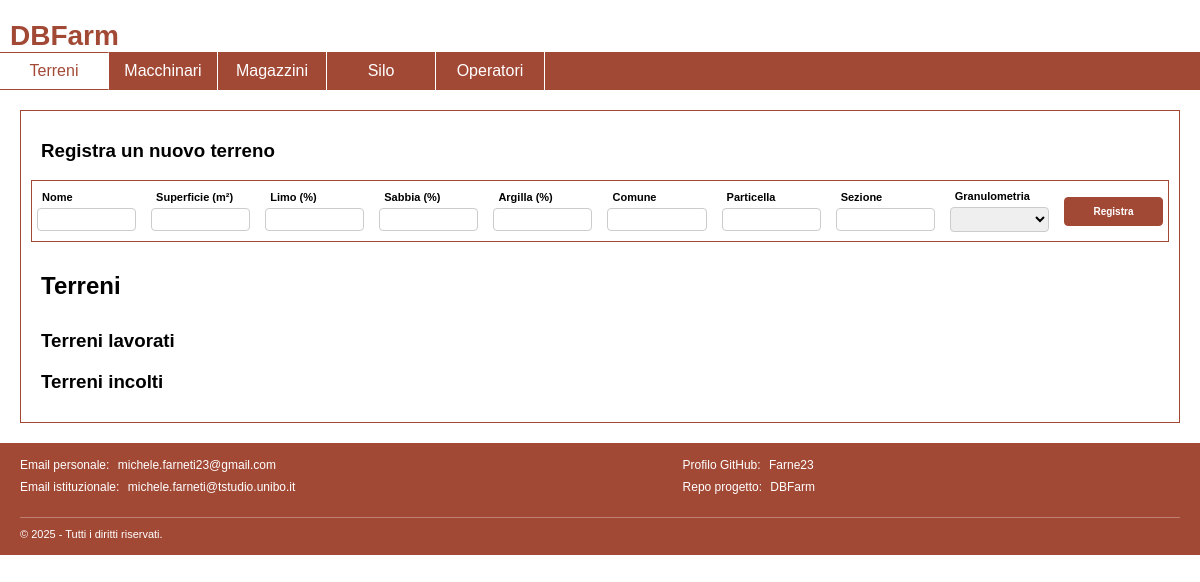
Before: /terreni.php with the older database file.
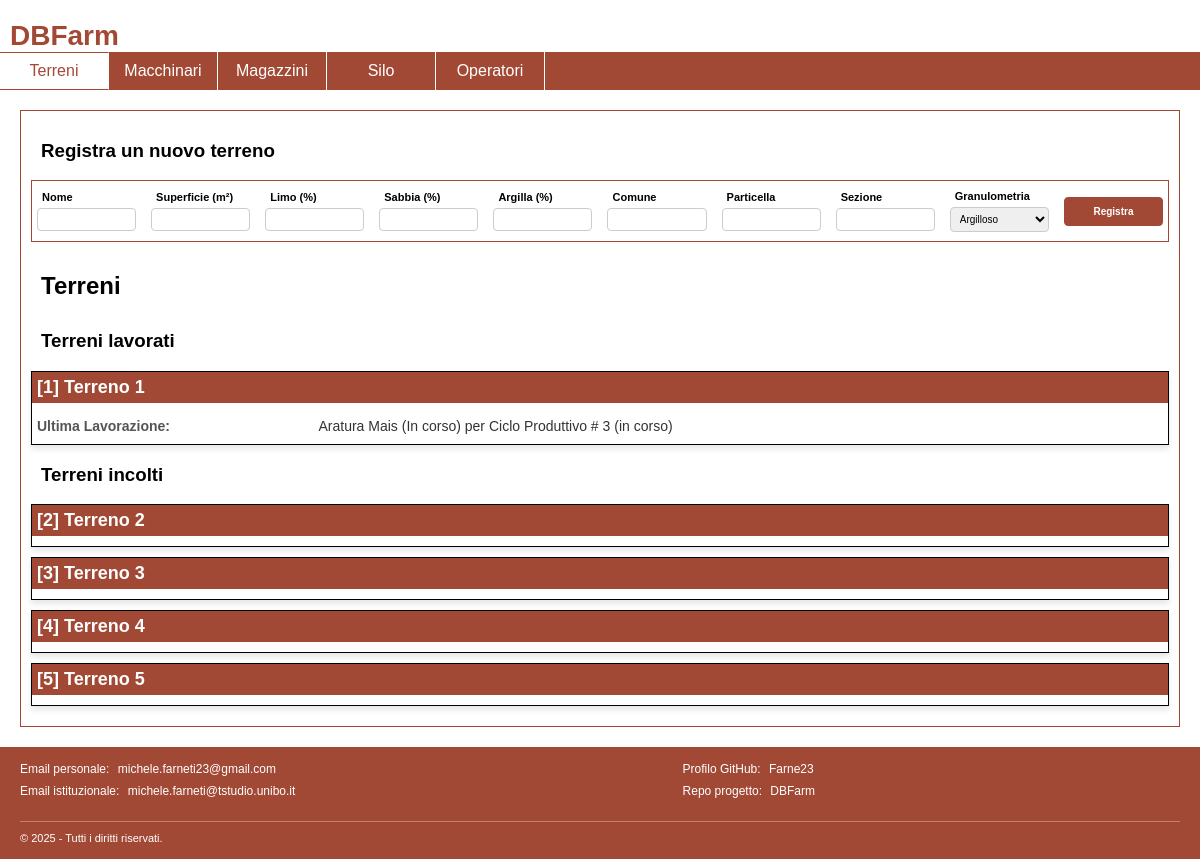
After: the same page with the newer database file.
### tables this page shows
CREATE TABLE terreni (
    idTerreno INT AUTO_INCREMENT PRIMARY KEY,
    nome VARCHAR(255) UNIQUE,
    superficie DECIMAL(10,2) NOT NULL,
    perc_limo DECIMAL(5,2) NOT NULL,
    perc_sabbia DECIMAL(5,2) NOT NULL,
    perc_argilla DECIMAL(5,2) NOT NULL,
    granulometria VARCHAR(255) NOT NULL,
    idCicloProduttivo INT ,
    numero_lavorazione INT,
    FOREIGN KEY (granulometria) REFERENCES granulometrie(nome_granulometria)
);

CREATE TABLE lavorazioni (
    idCicloProduttivo INT NOT NULL,
    numero_lavorazione INT NOT NULL,
    categoria VARCHAR(255) NOT NULL,
    data_inizio DATE NOT NULL,
    data_fine DATE,
    PRIMARY KEY (idCicloProduttivo, numero_lavorazione),
    FOREIGN KEY (idCicloProduttivo) REFERENCES cicli_produttivi(idCicloProduttivo),
    FOREIGN KEY (categoria) REFERENCES categorie_lavorazioni(nome_categoria)
);

CREATE TABLE cicli_produttivi (
    idCicloProduttivo INT AUTO_INCREMENT PRIMARY KEY,
    idTerreno INT NOT NULL,
    coltura_coltivata VARCHAR(255) NOT NULL,
    data_inizio DATE NOT NULL,
    data_fine DATE,
    bilancio DECIMAL(10,2) NOT NULL,
    proprietario VARCHAR(255),
    costo DECIMAL(10,2),
    FOREIGN KEY (idTerreno) REFERENCES terreni(idTerreno),
    FOREIGN KEY (coltura_coltivata) REFERENCES colture(nome_coltura)
);

### terreni.php (called while the page is built, shortened)
<?php
require_once 'bootstrap.php';
require 'template/base.php';
?>

### database/database.php (called while the page is built, shortened)
<?php
class DatabaseHelper
{
    private $db;
    public function __construct($servername, $username, $password, $dbname, $port)
    {
        $this->db = new mysqli($servername, $username, $password, $dbname, $port);
    }
    public function getGranulometrie()
    {
        $stmt = $this->db->prepare("SELECT nome_granulometria FROM granulometrie");
        $stmt->execute();
        $result = $stmt->get_result();
        return $result->fetch_all(MYSQLI_ASSOC);
    }
    public function getListaTerreniLavorati()
    {
        $stmt = $this->db->prepare("SELECT
            terreni.idTerreno,
            terreni.nome,
            lavorazioni.categoria,
            cicli_produttivi.coltura_coltivata,
            lavorazioni.idCicloProduttivo,
            IF(lavorazioni.data_fine IS NULL, 'In corso', 'Completata') AS 'stato lavorazione',
            IF(cicli_produttivi.data_fine IS NULL, 'in corso', 'Completato') AS 'stato ciclo produttivo'
        FROM
            terreni
        INNER JOIN
            lavorazioni ON (terreni.idCicloProduttivo = lavorazioni.idCicloProduttivo AND terreni.numero_lavorazione = lavorazioni.numero_lavorazione)
        INNER JOIN
            cicli_produttivi ON lavorazioni.idCicloProduttivo = cicli_produttivi.idCicloProduttivo;");
        $stmt->execute();
        $result = $stmt->get_result();
        return $result->fetch_all(MYSQLI_ASSOC);
    }
    public function getListaTerreniIncolti()
    {
        $stmt = $this->db->prepare("SELECT
        terreni.nome,
        terreni.idTerreno
        FROM terreni
        WHERE terreni.idTerreno NOT IN(SELECT
            terreni.idTerreno
            FROM
            terreni
            INNER JOIN
            lavorazioni ON (terreni.idCicloProduttivo = lavorazioni.idCicloProduttivo AND terreni.numero_lavorazione = lavorazioni.numero_lavorazione)
            INNER JOIN
            cicli_produttivi ON lavorazioni.idCicloProduttivo = cicli_produttivi.idCicloProduttivo);");
        $stmt->execute();
        $result = $stmt->get_result();
        return $result->fetch_all(MYSQLI_ASSOC);
    }
}
?>

### bootstrap.php (called while the page is built, shortened)
<?php
require_once("database/database.php");
$dbh = new DatabaseHelper("localhost", "root", "", "DBFarm", 3306);
?>

### terreni-main.php (the view, shortened to what the changed rows need)
<?php
require_once 'bootstrap.php';
$Granulometrie = $dbh->getGranulometrie();
?>
<section>
    <form id="newTerrenoForm">
        <div id="newTerrenoInput" class="input-line">
            <div class="input-group">
                <label for="granulometriaNewTerreno">Granulometria</label>
                <select id="granulometriaNewTerreno" name="granulometria" required>
                    <?php
                    foreach ($Granulometrie as $granulometria) {
                        echo '<option value="' . $granulometria["nome_granulometria"] . '">' . $granulometria["nome_granulometria"] . '</option>';
                    }
                    ?>
                </select>
            </div>
        </div>
    </form>
    <h2>
        Terreni
    </h2>
</section>
<section id="terreniLavorati">
    <?php
        include 'api/lista-terreni.php';
    ?>
</section>

### api/lista-terreni.php (shortened to what the changed rows need)
<?php
if (file_exists('../bootstrap.php')) {
    require_once '../bootstrap.php';
} else {
    require_once 'bootstrap.php';
}
$terreniLavorati = $dbh->getListaTerreniLavorati();
$terreniIncolti = $dbh->getListaTerreniIncolti();
?>
<ul class="terreni-list">
    <?php foreach ($terreniLavorati as $terreno): ?>
        <li onclick="location.href='dettagli-terreno.php?id=<?= htmlspecialchars($terreno['idTerreno']) ?>'">
            <div class="terreno-header orange-on-white">
                <strong>[<?= htmlspecialchars($terreno['idTerreno']) ?>] <?= htmlspecialchars($terreno['nome']) ?></strong>
            </div>
            <div class="terreno-details">
                <span>Ultima Lavorazione:</span>
                <?= htmlspecialchars($terreno['categoria']) ?>
                <?= htmlspecialchars($terreno['coltura_coltivata']) ?>
                (<?= htmlspecialchars($terreno['stato lavorazione']) ?>)
                per Ciclo Produttivo # <?= htmlspecialchars($terreno['idCicloProduttivo']) ?>
                (<?= htmlspecialchars($terreno['stato ciclo produttivo']) ?>)
            </div>
        </li>
    <?php endforeach; ?>
</ul>
<ul class="terreni-list">
    <?php foreach ($terreniIncolti as $terreno): ?>
        <li onclick="location.href='dettagli-terreno.php?id=<?= htmlspecialchars($terreno['idTerreno']) ?>'">
            <div class="terreno-header orange-on-white">
                <strong>[<?= htmlspecialchars($terreno['idTerreno']) ?>] <?= htmlspecialchars($terreno['nome']) ?></strong>
        </li>
    <?php endforeach; ?>
</ul>

Changed rows visible on the page:
added terreni: idTerreno "1", nome "Terreno 1", lavorazioni.categoria "Aratura", cicli_produttivi.coltura_coltivata "Mais", stato "In corso", lavorazioni.idCicloProduttivo "3", stato "in corso", shown under "Terreni lavorati"
added terreni: idTerreno "2", nome "Terreno 2", shown under "Terreni incolti"
added terreni: idTerreno "3", nome "Terreno 3", shown under "Terreni incolti"
added terreni: idTerreno "4", nome "Terreno 4", shown under "Terreni incolti"
added terreni: idTerreno "5", nome "Terreno 5", shown under "Terreni incolti"
Other visible differences:
form field granulometria: (not shown) → "Argilloso"
